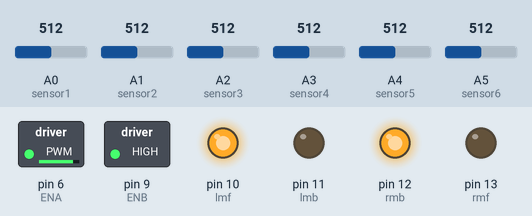
The sketch below on a simulated Arduino Uno, built with avr-gcc and run on an emulated ATmega328P. Shown: switched loads named in the sketch (green lamp = pin HIGH), output pins drawn as LEDs (lit = HIGH). The test bench sets the inputs (shaded band); at power-on: A3 (sensor4) = 512, A2 (sensor3) = 512, A4 (sensor5) = 512, A0 (sensor1) = 512, A1 (sensor2) = 512, A5 (sensor6) = 512.

Above: at 1.2 s.
1.3 s: A3 (sensor4) set to 434
2.8 s: A3 (sensor4) set to 407
At 3.63 s:
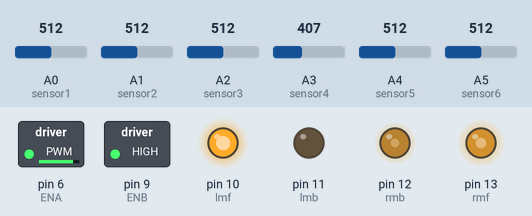
5.8 s: A2 (sensor3) set to 335
8.8 s: A2 (sensor3) set to 314
At 9.1 s:
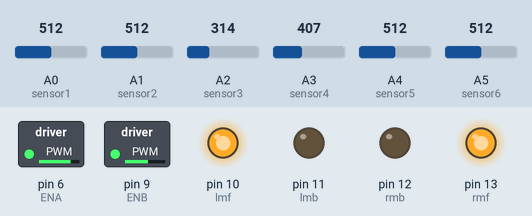
10.3 s: A2 (sensor3) set to 610
Timing chart, 0 to 11.1 s (numbered marks = the images above; inputs shaded):
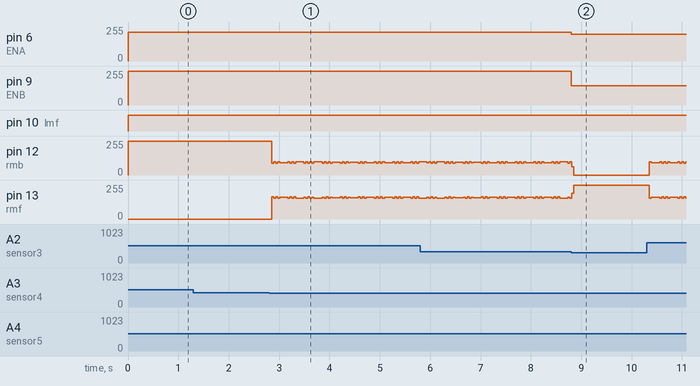

The sketch:

lefafa_Durosto.ino
```cpp
//
//#include <NewPing.h>
//
//#define TRIGGER_PIN  12  // Arduino pin tied to trigger pin on the ultrasonic sensor.
//#define ECHO_PIN     11  // Arduino pin tied to echo pin on the ultrasonic sensor.
//#define MAX_DISTANCE 30 // Maximum distance we want to ping for (in centimeters). Maximum sensor distance is rated at 400-500cm.
//
//NewPing sonar(TRIGGER_PIN, ECHO_PIN, MAX_DISTANCE); // NewPing setup of pins and maximum distance.

int s3, s2, s1, s4, s5, s6; //initiating sensor reading values
// s3 = left center reading; s2 = left near reading; s1 = left far reading;
// s4 = right center reading; s5 = right near reading; s6 = right far reading;

int sensor1 = 0;      //initiating sensor @Analog Pins from A0 to A5
int sensor2 = 1;
int sensor3 = 2;
int sensor4 = 3;
int sensor5 = 4;
int sensor6 = 5;

int trigger = 5;
int echo = 4;

int lmf = 10;       //initiating motor @Digital Pins
int lmb = 11;
int rmb = 12;
int rmf = 13;

int ENA = 6;        //Enabling motors @ ~6 & ~9 to control speed
int ENB = 9;

void setup() {
  Serial.begin(115200); // Open serial monitor at 115200 baud to see ping results.
  pinMode(sensor2, INPUT);
  pinMode(sensor3, INPUT);
  pinMode(sensor5, INPUT);
  pinMode(sensor4, INPUT);
  pinMode(sensor1, INPUT);
  pinMode(sensor6, INPUT);

  pinMode(lmf, OUTPUT);
  pinMode(lmb, OUTPUT);
  pinMode(rmf, OUTPUT);
  pinMode(rmb, OUTPUT);

  //  pinMode(trigger, OUTPUT);
  //  pinMode(echo, INPUT);
  Serial.begin(9600);
}

void loop() {
//  delay(50);                      // Wait 50ms between pings (about 20 pings/sec). 29ms should be the shortest delay between pings.
//  //  int dis = sonardistance();
//  Serial.print("Ping: ");
//  //  Serial.print(dis); // Convert ping time to distance in cm and print result (0 = outside set distance range)
//  Serial.println("cm");

analogWrite(ENA, 200);
analogWrite(ENB, 140);
  readSensors();
  MotorRun(200, 145);
  followLine();


}
```

LineFollow.ino
```cpp
void followLine() {
  stayOnline();                 /////////////Staying Online//////////////

                /////////////////Avoid Gap///////////////
if (s1 == 1 && s2 == 1 && s3 == 1 && s4 == 1 && s5 == 1 && s6 == 1){
  stopMotor();
  delay(300);
  MotorRun(-200,-145);
  delay(200);
  MotorRun(200, 140);
  delay(1000);
}
  /////////////////////////turn 90 Left//////////////////////////////////////

  if ((s1 == 0 && s2 == 0 && s3 == 0 && s4 == 0 && s5 == 1 && s6 == 1) || (s1 == 0 && s2 == 0 && s3 == 0 && s4 == 1 && s5 == 1 && s6 == 1))
    //first 2 ta/3ta shada right 4ta/ 3ta kalo
  {
    MotorRun(-200, -140);
    delay(300);
    turn90Left();
  }
  else if (s3 == 0 && s4 == 0) {
    followLine();
  }


  ////////////////////////////////// Turn 90 Right ////////////////////////////////////////////

  if ((s1 == 1 && s2 == 1 && s3 == 0 && s4 == 0 && s5 == 0 && s6 == 0) || (s1 == 1 && s2 == 1 && s3 == 1 && s4 == 0 && s5 == 0 && s6 == 0)) //left 2ta kalo baki shob shada/ left 3ta kalo bakishobshada = turn90right
  {
    MotorRun(-255, -140);
    delay(300);
    turn90Right();
  }
  else if (s3 == 0 && s4 == 0) {
    followLine();
  }

  if (( s1 == 1 && s2 == 1 && s3 == 0 && s4 == 0 && s5 == 0 && s6 == 1) || ( s1 == 1 && s2 == 0 && s3 == 0 && s4 == 0 && s5 == 1 && s6 == 1)) { /////Very Sharp Turn
    MotorRun(-255, -140);
    delay(100);
    turn90Right();
  }
}
```

SensorsRead.ino
```cpp
void readSensors() {

  s1 = analogRead(sensor1);
  if ( s1 < 299)  s1 = 0;
  else s1 = 1;

  s2 = analogRead(sensor2);
  if ( s2 < 324)  s2 = 0;
  else s2 = 1;

  s3 = analogRead(sensor3);
  if ( s3 < 325)  s3 = 0;
  else s3 = 1;

  s4 = analogRead(sensor4);
  if ( s4 < 419)  s4 = 0;
  else s4 = 1;

  s5 = analogRead(sensor5);
  if ( s5 < 383)  s5 = 0;
  else s5 = 1;

  s6 = analogRead(sensor6);
  if ( s6 < 600)  s6 = 0;
  else s6 = 1;

}
```

SharpTurn.ino
```cpp
void turn90Right() {
  do {
    readSensors();
    MotorRun(230, -255);
     delay(200);
  }
  while (s1 == 1 && s2 == 1 && s3 == 0 && s4 == 0 && s5 == 1 && s6 == 1);
}

void turn90Left() {
  do {
    readSensors();
    MotorRun(-255, 180);
      delay(200);
  }
  while (s1 == 1 && s2 == 1 && s3 == 0 && s4 == 0 && s5 == 1 && s6 == 1);
}
```

Sonar.ino
```cpp
//int sonardistance()
//{
//
//  unsigned int uS = sonar.ping(); // Send ping, get ping time in microseconds (uS).
//  return uS / US_ROUNDTRIP_CM;
//}
```

Stay_Online.ino
```cpp
void stayOnline() {
  do {
    readSensors();
    MotorRun(200, 145);
  }
  while (s1 == 1 && s2 == 1 && s3 == 0 && s4 == 0 && s5 == 1 && s6 == 1);   /////////////////////////staying online/////////////////////////


  readSensors();
  if (s1 == 1 && s2 == 1 && s3 == 1) {                            ///////////////left = Black, losing line, going left//////////////////
    do {
      readSensors();
      MotorRun(215, -185);                                 /////////////////// go right to achieve line////////////////////
      //delay(30);
    }
    while ( s3 == 1 && s4 == 1);                      //////////achiveving line until s3 & s4 get White line/////////////////
  }

  readSensors();
  if (s1 == 1 && s2 == 0 && s3 == 0 && s4 == 0 && s5 == 0 && s6 == 1) {       /////////////// Sarp Turn At 30 Degree///////////
    do {
      MotorRun( 200, -200);
      delay(300);
    } while ( s1 == 1 && s2 == 1 && s3 == 0 && s4 == 0 && s5 == 1 && s6 == 1);
  }

readSensors();
  if (s1 == 0 && s2 == 0 && s3 == 0 && s4 == 0 && s5 == 0 && s6 == 1) {       /////////////// Sarp Turn At 80 Degree///////////
    do {
      MotorRun( 200, -200);
      delay(300);
    } while ( s1 == 1 && s2 == 1 && s3 == 0 && s4 == 0 && s5 == 1 && s6 == 1);
  }

  do {
    readSensors();
    MotorRun(200, 145);   ///////////////////////////////staying online/////////////////////
  }
  while (s3 == 0 && s4 == 0);


  readSensors();
  if (s4 == 1 && s5 == 1 && s6 == 1) { /////////////////////////////////////////losing line, going right////////////////////////////
    do {
      readSensors();
      MotorRun(-215, 185);        ////////////////////////////////go left to achieve line/////////////////////////////////
      delay(30);
    }
    while ( s3 == 1 && s4 == 1);
  }
}
```

motorDriverLuthabot.ino
```cpp
//analogWrite(ENA, 200);    //To go Straight
//analogWrite(ENB, 140);

void LeftMForward(int x) {    //Left Motor Forward
  analogWrite(ENA, x);
  digitalWrite(lmf, HIGH);
  digitalWrite(lmb, LOW);
}
void RightMForward(int y) {   //Right Motor Forward
  analogWrite(ENB, y);
  digitalWrite(rmf, HIGH);
  digitalWrite(rmb, LOW);
}

void MotorRun(int leftMSpeed, int RightMSpeed) {    //Taking input for this function as speed
  if (leftMSpeed > 0) {                                 //This speed will go to the analogWrite from
    LeftMForward(leftMSpeed);                           // ENA and ENB
  }
  else if (leftMSpeed < 0) {
    LeftMBackward(leftMSpeed);
  }
  else if ( leftMSpeed == 0) {
    LeftMStop();
  }


  if (RightMSpeed > 0) {
    RightMForward(RightMSpeed);
  }
  else if (RightMSpeed < 0) {
    RightMBackward(RightMSpeed);
  }
  else if ( RightMSpeed == 0) {
    LeftMStop();
  }
}

void LeftMBackward(int x) {
  analogWrite(ENA, x);
  digitalWrite(lmf, LOW);
  digitalWrite(lmb, HIGH);

}

void RightMBackward(int y) {
  analogWrite(ENB, y);
  digitalWrite(rmf, LOW);
  digitalWrite(rmb, HIGH);
}
void goBackward(int x, int y) {
  LeftMBackward(x);
  RightMBackward(y);
}
void LeftMStop() {
  digitalWrite(lmf, LOW);
  digitalWrite(lmb, LOW);

}
void RightMStop() {
  digitalWrite(rmf, LOW);
  digitalWrite(rmb, LOW);

}
void stopMotor() {
  LeftMStop();
  RightMStop();
}
```

Measured:
- the behaviour switches between 419 and 418 on A3 (sensor4) (found by bisection; images 0 and 1)
- the behaviour switches between 325 and 324 on A2 (sensor3) (found by bisection; images 1 and 2)
